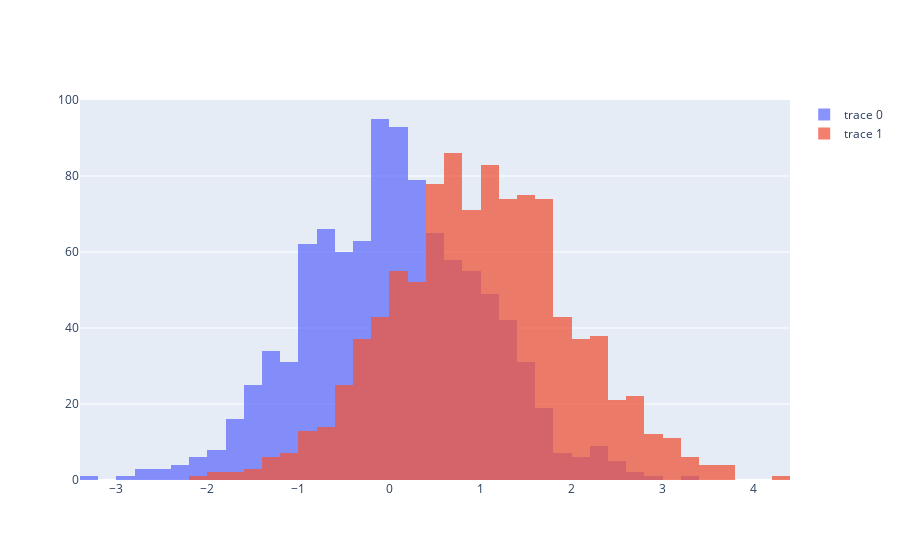

Notebook source saved alongside this figure:
### Code cell
x1 = np.random.randn(1000) + 1
fig = go.Figure()                
fig.add_trace(go.Histogram(x=x))                                                 
fig.add_trace(go.Histogram(x=x1))

fig.update_layout(barmode='overlay')
fig.update_traces(opacity=0.75)
fig.show()

### Figure 1 — Plotly figure (JSON) as saved in the notebook; plotly's stock layout.template omitted (floating-point values rounded to 4 significant figures; data arrays with more than 128 entries replaced by an {"elided": "..."} marker saying what was removed)
{"data": [{"opacity": 0.75, "type": "histogram", "x": {"elided": "1000 float values"}}, {"opacity": 0.75, "type": "histogram", "x": {"elided": "1000 float values"}}], "layout": {"barmode": "overlay"}}
